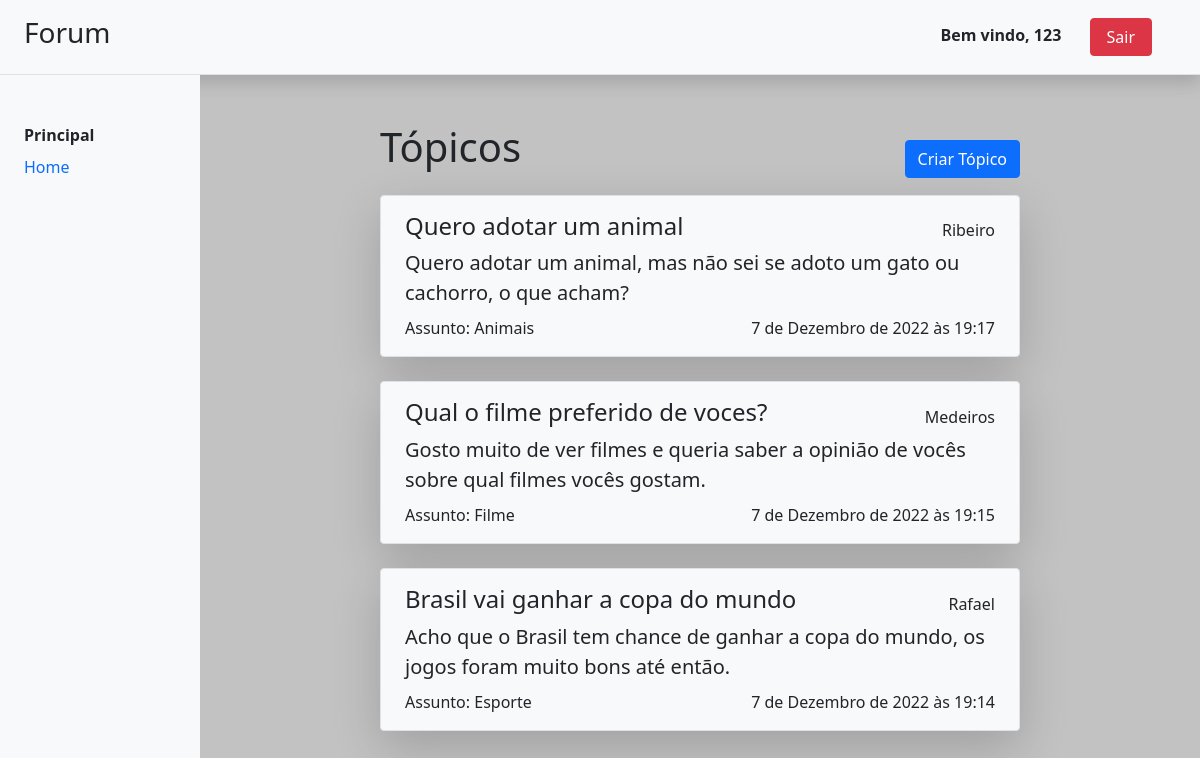
/topicos (signed in), run on the app's committed database.
### forum/models.py (models this page shows, shortened)
class Topic(models.Model):
    title = models.CharField(
        max_length=100, help_text='Entre o Título', unique=True, verbose_name='Título')
    description = models.TextField(
        help_text='Entre a Descrição', verbose_name='Descrição')
    author = models.ForeignKey(
        User, on_delete=models.CASCADE)
    date = models.DateTimeField(
        default=django.utils.timezone.now
    )
    tags = TaggableManager()

### forum/views.py (the view)
# urls.py: path('topicos', views.TopicListView.as_view(), name='topics-list'),
class TopicListView(View):
    def get(self, request, *args, **kwargs):
        topics = Topic.objects.order_by('-date')
        tags = Tag.objects.all()
        context = { 'topics': topics, 'tags': tags }
        return render(request, 'forum/pages/topicsList.html', context)

### forum/templates/forum/pages/topicsList.html (shortened to what this page needs)
{% extends 'forum/pages/base.html' %}
{% load static %}
{% block content %}
<div class="d-flex justify-content-between align-items-center">
    <h1 class="text-dark mb-4">Tópicos</h1>
    <a href="{% url 'forum:topics-register' %}" class="btn btn-primary">Criar Tópico</a>
</div>
{% for topic in topics %}
{% include "forum/components/topicBox.html" with topic=topic %}
{% empty %}
<p>Ainda Não há Tópicos cadastrados</p>
{% endfor %}
{% endblock %}

### forum/templates/forum/pages/base.html (shortened to what this page needs)
{% load static %}
<!DOCTYPE html>
<html>
<head>
    <link href="{% static 'forum/css/pages/base.css' %}" rel="stylesheet">
    <link href="https://cdn.jsdelivr.net/npm/bootstrap@5.0.2/dist/css/bootstrap.min.css" rel="stylesheet">
</head>
<body class="container-fluid background">
    <div class="row bg-light border-bottom shadow py-3 align-items-center">
        <div class="h3 col-auto col-md-3 col-xl-2 d-flex align-items-center px-4">
            Forum
        </div>
        <div class="col d-flex px-5 justify-content-end">
            {% if not user.is_authenticated %}
            <div>
                <a href="{% url 'forum:user-register' %}" class="btn btn-outline-primary px-4">Cadastrar-se</a>
                <a href="/login" class="btn btn-primary px-5">Entrar</a>
            </div>
            {% else %}
            <div>
                <span class="fw-bold mx-4">Bem vindo, {{user.username}}</span>
                <a href="/logout" class="btn btn-danger px-3">Sair</a>
            </div>
            {% endif %}
        </div>
    </div>
    <div class="row flex-nowrap">
        <aside class="col-auto col-md-3 col-xl-2 bg-light h-aside pt-5 px-0">
            <ul class="nav flex-column mb-sm-auto mb-0 align-items-center align-items-sm-start" id="menu">
                <p class="fw-bolder px-4">Principal</p>
                <li class="item nav-item d-block w-100">
                    <a href="/" class="nav-link px-4">Home</a>
                </li>
            </ul>
        </aside>
        <main class="col py-5 mh-content p-content overflow-scroll">
            {% block content %}
            {% endblock %}
        </main>
    </div>
</body>
</html>

### forum/templates/forum/components/topicBox.html
{% load static %}
<link rel="stylesheet" href="{% static 'forum/css/components/topicBox.css' %}">
<a href="{% url 'forum:topics-detail' pk=topic.id %}" class="topic-box d-block bg-light border rounded shadow-lg text-decoration-none text-dark mb-4 px-4 py-3">
    <div class=" d-flex justify-content-between align-items-center">
        <span class="h4 text-bold">{{ topic.title }}</span>
        <span class="text-bold">{{ topic.author }}</span>
    </div>
    <div class="lead">
        <p>{{ topic.description }}</p>
    </div>
    <div class="d-flex justify-content-between align-items-center mt-2">
        <div>
            {% for tag in topic.tags.all %}
            <span>Assunto: {{ tag }}</span>
            {% endfor %}
        </div>
        <p>{{ topic.date }}</p>
    </div>
</a>

### forum/static/forum/css/pages/base.css (style rules this page uses)
html, body { height: 100%; }
p { margin: 0 !important; padding: 0 !important; }
.p-content { padding-left: 180px !important; padding-right: 180px !important; }
.h-aside { height: calc(100vh - 74.6px) !important; }
.mh-content { max-height: calc(100vh - 74.6px) !important; }
.background { background-color: rgb(194, 194, 194); }

### data on the page
Topic: title "Quero adotar um animal", author "Ribeiro", description "Quero adotar um animal, mas não sei se adoto um gato ou cachorro, o que acham?", date "7 de Dezembro de 2022 às 19:17"
Tag: name "Animais"
Topic: title "Qual o filme preferido de voces?", author "Medeiros", description "Gosto muito de ver filmes e queria saber a opinião de vocês sobre qual filmes vocês gostam.", date "7 de Dezembro de 2022 às 19:15"
Tag: name "Filme"
Topic: title "Brasil vai ganhar a copa do mundo", author "Rafael", description "Acho que o Brasil tem chance de ganhar a copa do mundo, os jogos foram muito bons até então.", date "7 de Dezembro de 2022 às 19:14"
Tag: name "Esporte"

### other printed values
{{ user.username }} "123"
